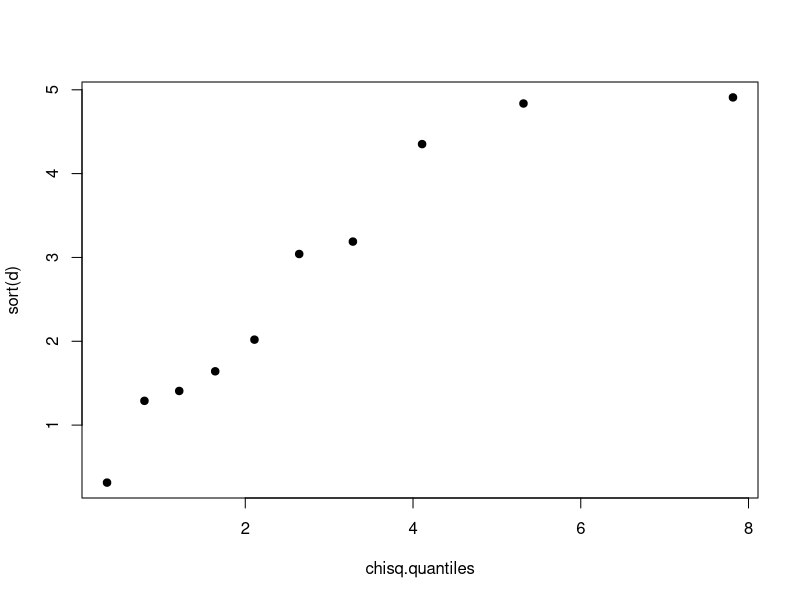
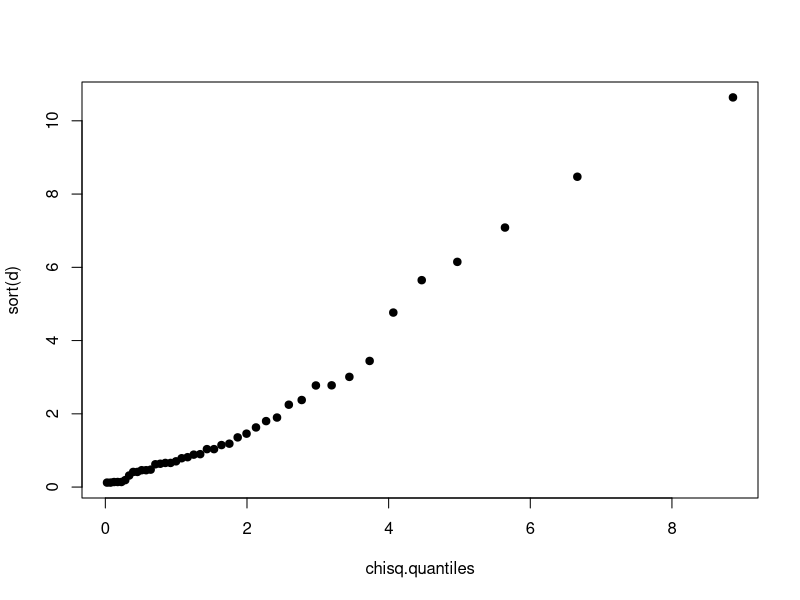

The R script that drew these images, in order:
setwd("~/Desktop/PSM/Spring 2019/Multivariate-Stats/Assignment 4")
### 4.18 ###
X <- matrix(c(3,6,
              4,4,
              5,7,
              4,7), byrow=TRUE, ncol = 2)

xbar <- matrix(c(mean(X[,1]),
                      mean(X[,2])), byrow=TRUE, ncol = 1)

(S <- matrix(c(0,0,
               0,0),ncol=2))

for (i in 1:4) {
  S=S+(X[i,]-xbar)%*%t(X[i,]-xbar)
}
(S)

## 4.25 ##
rm(list = ls())
X1 <- matrix(c(108.28,152.36,95.04,65.45,62.97,263.99,265.19,285.06,92.01,165.68),ncol=1)
X2 <- matrix(c(17.05,16.59,10.91,14.14,9.52,25.33,18.54,15.73,8.10,11.13),ncol=1)
X3 <- matrix(c(1484.1,750.33,766.42,1110.46,1031.29,195.26,193.83,191.11,1175.16,211.15),ncol=1)
X <- cbind(X1,X2,X3)

n <- nrow(X)
p <- ncol(X)
(x.bar <- t(matrix(1,ncol=n) %*% X)/n)
(D <- X - matrix(1,nrow=n) %*% t(x.bar))
(S <- (n-1)^(-1) * t(D)%*%D)
(Sinv <- solve(S))

d <- c()
for (i in 1:n){
  d[i] <- (X[i,]-t(x.bar))%*%Sinv%*%t(X[i,]-t(x.bar))
}
print(d)

chisq.quantiles <- c(.3518,.7978,1.2125,1.6416,2.1095,2.6430,3.2831,4.1083,5.317,7.8147)
plot(y=sort(d),x=chisq.quantiles,pch=19)
png("425.png")
plot(y=sort(d),x=chisq.quantiles,pch=19)
dev.off()

### 4.25 ###
rm(list = ls())
X <- scan("T1-5.dat")
X <- matrix(X,ncol = 7, byrow=TRUE)
Xadj <- X[,5:6]
X
Xadj

n <- nrow(Xadj)
p <- ncol(Xadj)
(x.bar <- t(matrix(1,ncol=n) %*% Xadj)/n)
(D <- Xadj - matrix(1,nrow=n) %*% t(x.bar))
(S <- (n-1)^(-1) * t(D)%*%D)
(Sinv <- solve(S))

d <- c()
for (i in 1:n){
  d[i] <- (Xadj[i,]-t(x.bar))%*%Sinv%*%t(Xadj[i,]-t(x.bar))
}
print(d)
(cutoff <- qchisq(0.50,2))
which(d<cutoff)
sum(d<cutoff)/n # 40% of data fall within 50% contour

chisq.quantiles <- qchisq(((1:n)-0.5)/n,df=2)
plot(y=sort(d),x=chisq.quantiles,pch=19)
png("429.png")
plot(y=sort(d),x=chisq.quantiles,pch=19)
dev.off()
